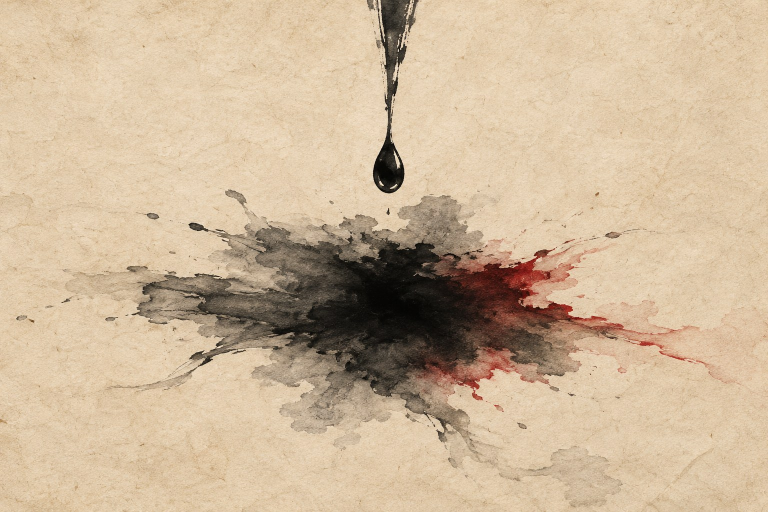
#> input picture unity/BloodRain/Assets/Art/Cutscenes/sb_intro_01.jpg, 1536 x 1024 px (shown at 1/2 size)
$ python -i postprocess_art.py   (imports and definitions only)
#> lines starting #> are read from the running program, lines starting #| are printed output that depends on the picture; after the words box and inside, x2 and y2 are one past the last pixel; in counts of white or black regions, pixels touching at a corner belong together
#> further down, picture is the input picture: PIL image 1536x1024 RGB; mean R, G, B 204.5, 182.3, 154.2
"""받은 이미지를 게임용으로 다듬어 Unity Assets/Art 로 옮긴다.

art_queue/queue.jsonl 에서 status 가 picked 인 줄을 찾아, save_as 경로의 원본을
  1) 단색 배경(#F2EBDD) 제거 (스프라이트·초상·소품·UI)
     그림 가장자리에서 이어진 배경만 지운다. 스프라이트는 안쪽에 갇힌 배경색 그대로인 넓은 덩이(팔 사이 등)도 지우고,
     UI 바탕(ui)은 틀 안쪽 종이를 남긴다. 예전 remove_bg(배경색과 비슷하면 어디든 지움)는 얼굴·흰 옷을 뚫어 안 쓴다
  2) 여백 자르고 정사각 패딩 (ui 는 정사각으로 만들지 않고 여백만 자름)
  3) 규격 크기로 줄이기
  4) 바닥 타일은 좌우·위아래 이음새를 크로스페이드로 지움
한 뒤 unity/BloodRain/Assets/Art/<종류>/ 에 저장하고 status 를 imported 로 바꾼다.

쓰는 법 (저장소 루트에서):  python tools/postprocess_art.py [--dry-run] [--only <id>]
필요: pip install pillow
"""
from __future__ import annotations

import argparse
import json
import sys
from pathlib import Path

from PIL import Image, ImageChops, ImageDraw, ImageFilter

ROOT = Path(__file__).resolve().parent.parent
QUEUE = ROOT / "art_queue" / "queue.jsonl"
ART = ROOT / "unity" / "BloodRain" / "Assets" / "Art"

BG = (0xF2, 0xEB, 0xDD)

# 종류 → (출력 폴더, 출력 크기(긴 변), 배경 제거 여부)
KINDS = {
    "character": ("Characters", 256, True),
    "character_sheet": ("Characters/Sheets", 1024, False),
    "enemy": ("Enemies", 128, True),
    "elite": ("Enemies", 256, True),
    "boss": ("Bosses", 512, True),
    "icon": ("Icons", 128, False),
    "tile": ("Tiles", 512, False),
    "storyboard": ("Cutscenes", 1536, False),
    "map": ("Map", 2560, False),
    "portrait": ("Portraits", 1024, True),
    "card": ("Cards", 1536, False),
    "background": ("Backgrounds", 1536, False),
    "props": ("Props", 2048, True),
    "ui": ("UI", 1024, True),
    "store": ("Store", 1536, False),  # 스토어 시안. 사람이 Steam 규격으로 잘라 손본다(art_list.md)
    "vfx_ink": ("VFX/AI", 512, False),
    "vfx_glow": ("VFX/AI", 512, False),
}


# [35 lines left out: functions remove_bg, auto_bg, not called in this run]


def remove_bg_edges(img: Image.Image, tol: int = 28, bg: tuple[int, int, int] = BG) -> Image.Image:
    """UI 바탕용. 배경색 가운데 그림 가장자리에서 이어진 곳만 투명하게 한다.
    카드 틀·족자처럼 먹 테두리 안쪽 종이가 배경색과 비슷해도 테두리에 막혀 남는다.
    속을 비울 틀은 Unity Image(Sliced)의 Fill Center 를 끈다."""
#> called with tol = 28, bg = (242, 235, 221)
    img = img.convert("RGBA")
    rgb = img.convert("RGB")
    r, g, b = ImageChops.difference(rgb, Image.new("RGB", rgb.size, bg)).split()
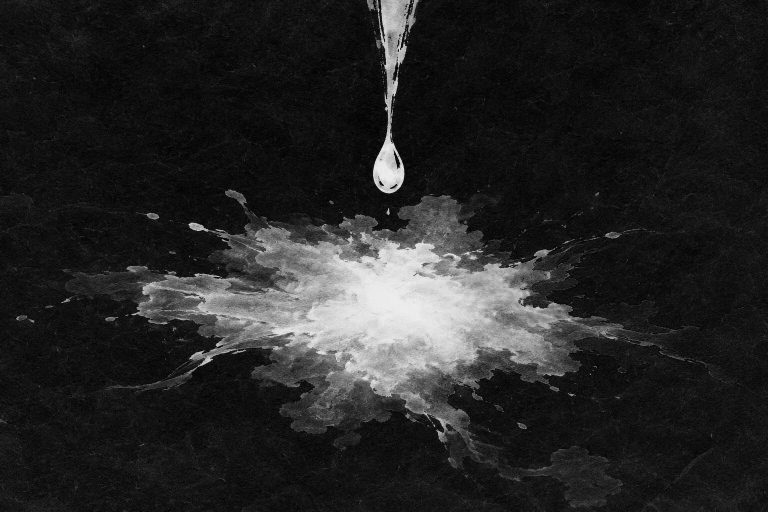
#> r: PIL image 1536x1024 L (shown at 1/2 size); min 0, max 241, mean 37.5
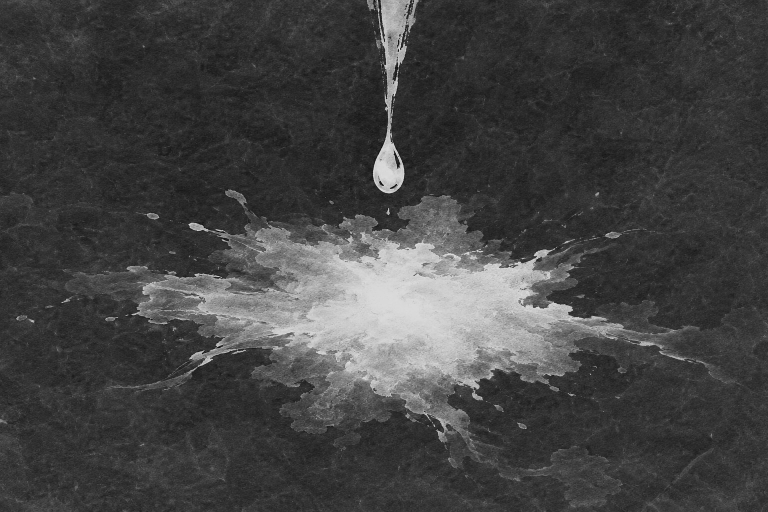
#> b: PIL image 1536x1024 L (shown at 1/2 size); min 0, max 221, mean 66.8
    d = ImageChops.lighter(ImageChops.lighter(r, g), b)  # 채널별 차이 가운데 큰 값
    near = d.point(lambda v: 255 if v <= tol * 2 else 0)
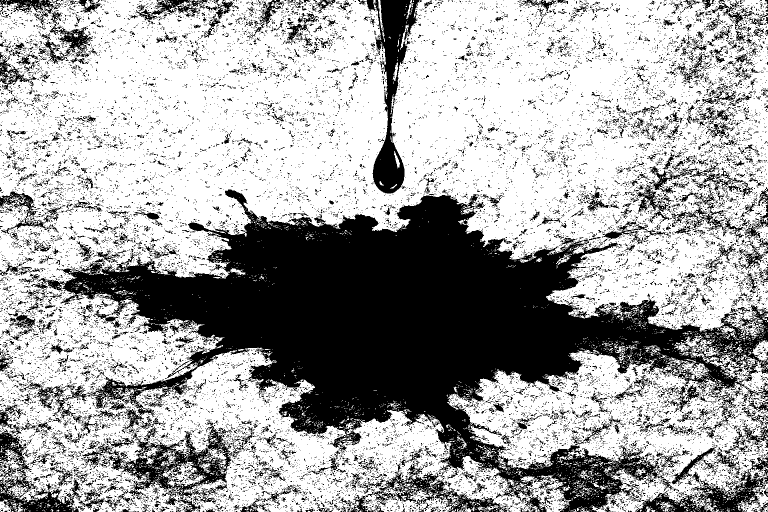
#> near: PIL image 1536x1024 L (shown at 1/2 size); 65.3% white; 21443 black regions (20333 under 20 px), largest, box (x1, y1, x2, y2) and area: (61, 379, 1536, 1024) 341279, (733, 0, 843, 387) 14470, (163, 852, 470, 1011) 13524
    w, h = near.size
#> w = 1536; h = 1024
    px = near.load()
    seeds = [(x, y) for x in range(w) for y in (0, h - 1)] + [(x, y) for y in range(h) for x in (0, w - 1)]
    for xy in seeds:
        if px[xy] == 255:
            ImageDraw.floodfill(near, xy, 128)
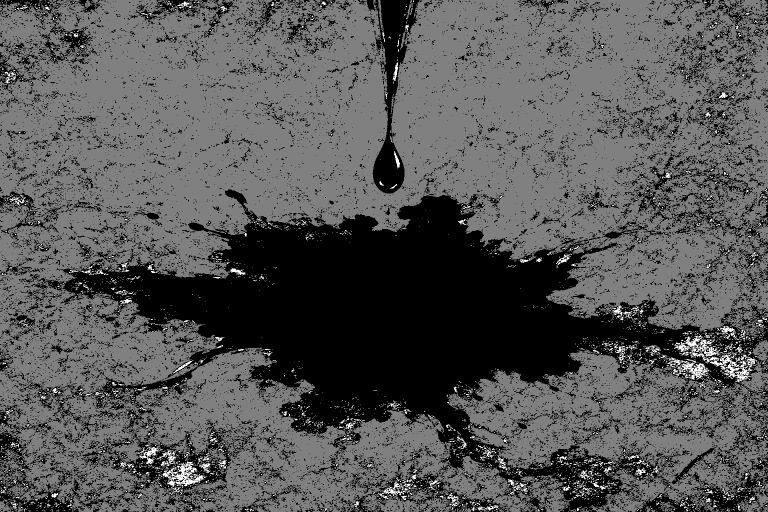
#> near: PIL image 1536x1024 L (shown at 1/2 size); min 0, max 255, mean 86.7
    outside = near.point(lambda v: 255 if v == 128 else 0)
#> outside: PIL image 1536x1024 L; 62.8% white; 21123 black regions (20004 under 20 px), largest, box (x1, y1, x2, y2) and area: (61, 379, 1536, 1024) 364218, (163, 852, 470, 1011) 18809, (733, 0, 843, 387) 15165
    ramp = d.point(lambda v: 0 if v <= tol else (255 if v > tol * 2 else int(255 * (v - tol) / tol)))
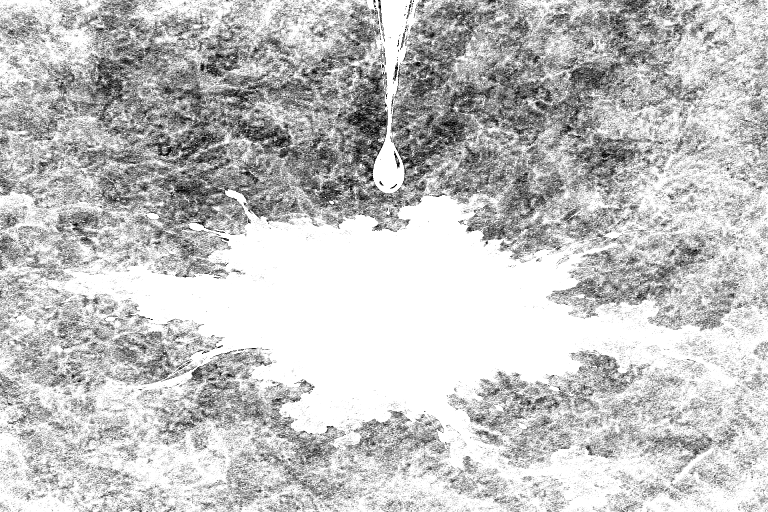
#> ramp: PIL image 1536x1024 L (shown at 1/2 size); min 0, max 255, mean 194.7
    alpha = ImageChops.lighter(ramp, ImageChops.invert(outside))  # 바깥은 색 차이만큼, 안쪽은 불투명
    img.putalpha(alpha.filter(ImageFilter.GaussianBlur(0.6)))
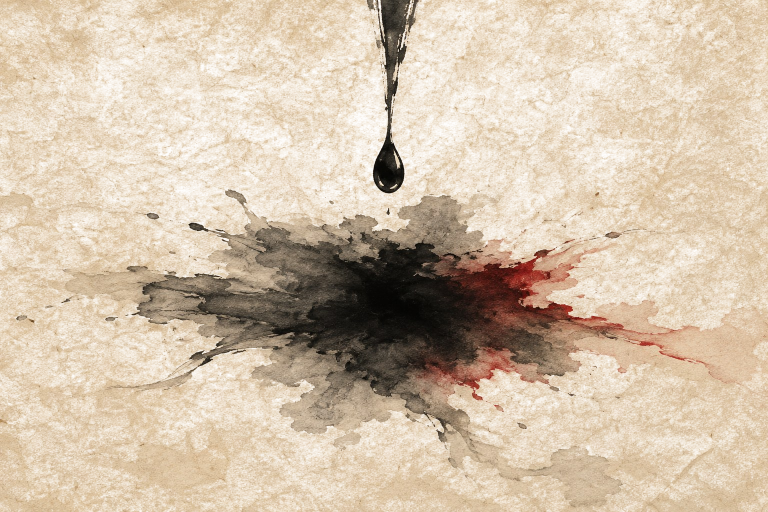
#> img: PIL image 1536x1024 RGBA (shown at 1/2 size); mean R, G, B, A 204.5, 182.3, 154.2, 195.7; transparent parts drawn white
    return img


POCKET_MIN = 0.002  # 안쪽 빈 종이(팔과 몸 사이·수레바퀴 살 사이)로 볼 최소 넓이(그림 넓이 비율)
POCKET_RING = 7  # 덩이 둘레를 볼 폭(MaxFilter 크기, 둘레 3px)
POCKET_EDGE_MIN = 0.4  # 둘레 가운데 배경과 뚜렷이 다른(먹 선·짙은 색) 몫이 이만큼은 돼야 빈 종이로 본다


# [10 lines left out: function pocket_is_gap, not called in this run]


def remove_bg_sprite(img: Image.Image, tol: int = 28, bg: tuple[int, int, int] = BG) -> Image.Image:
    """스프라이트·초상·소품용(2026-11-08 클라우드, backlog PR-02).
    remove_bg 는 배경색과 비슷한 픽셀을 그림 안쪽까지 지워 얼굴·흰 옷·만두 속·등롱 종이가 비쳤다(초상 셋 넓이의 27~34%).
    그래서 가장자리에서 이어진 배경만 지우고(remove_bg_edges), 안쪽에 갇힌 곳은 '배경색 그대로인 넓은 덩이'만 지운다.
    그림 속 밝은 곳은 붓 결이 있어 배경색 tol/2 안에 넓게 고르지 않다는 것을 기댄 것이다.
    2026-11-22: Artlist 그림은 흰 옷·흰 털 속이 배경색처럼 고르게 나와 이 기댐이 깨졌다 — 둘레가 먹 윤곽인 덩이만 지운다(pocket_is_gap)."""
    out = remove_bg_edges(img, tol, bg)
    rgb = img.convert("RGB")
    r, g, b = ImageChops.difference(rgb, Image.new("RGB", rgb.size, bg)).split()
    d = ImageChops.lighter(ImageChops.lighter(r, g), b)
    a = out.getchannel("A")
    # 안쪽(알파가 남은 곳)이면서 배경색에 아주 가까운 픽셀
    flat = ImageChops.multiply(d.point(lambda v: 255 if v <= tol // 2 else 0), a.point(lambda v: 255 if v >= 250 else 0))
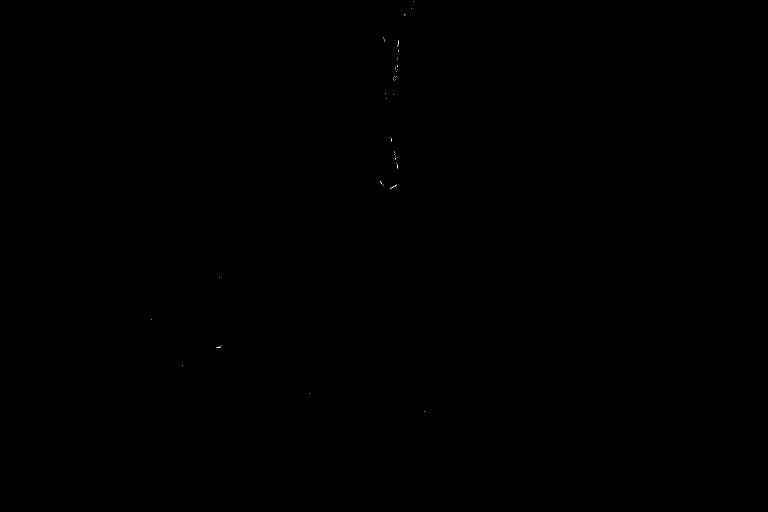
#> flat: PIL image 1536x1024 L (shown at 1/2 size); 0.01% white in thin lines or dots, all inside (x1, y1, x2, y2) = (302, 3, 849, 823)
    w, h = flat.size
#> w = 1536; h = 1024
    need = max(16, int(w * h * POCKET_MIN))
#> need = 3145
    cut = Image.new("L", flat.size, 0)
#> cut: PIL image 1536x1024 L; every value is 0
    # 씨앗은 5px 로 깎아도 남는 곳에서만 고른다 — 붓 결 사이 가는 틈·점은 여기서 빠져 반복이 적다
    seeds = flat.filter(ImageFilter.MinFilter(5))
    while True:
        box = seeds.getbbox()
        if not box:
            break
        sp = seeds.load()
        seed = next((x, y) for y in range(box[1], box[3]) for x in range(box[0], box[2]) if sp[x, y] == 255)
        if flat.getpixel(seed) != 255:
            seeds.putpixel(seed, 0)
            continue
        ImageDraw.floodfill(flat, seed, 128)
        one = flat.point(lambda v: 255 if v == 128 else 0)
        if one.histogram()[255] >= need and pocket_is_gap(d, one, tol):
            cut = ImageChops.lighter(cut, one)
        flat = ImageChops.subtract(flat, flat.point(lambda v: 127 if v == 128 else 0))  # 128 → 1(다시 안 봄)
        seeds = ImageChops.subtract(seeds, one)
    if cut.getbbox():
        a = ImageChops.subtract(a, cut.filter(ImageFilter.GaussianBlur(0.6)))
        out.putalpha(a)
    return out


# [146 lines left out: functions trim, trim_and_square, make_seamless, redo_bg, process, main, not called in this run]


# [2 lines not run here, left out]

>>> from PIL import Image
>>> picture = Image.open('../unity/BloodRain/Assets/Art/Cutscenes/sb_intro_01.jpg')
>>> result = remove_bg_sprite(picture)
